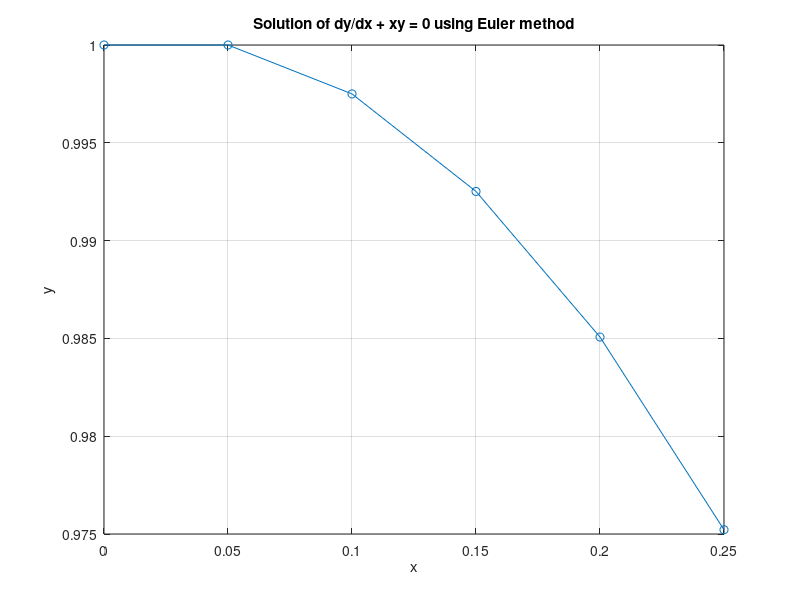

Write MATLAB code to recreate this figure.
clc
close all;
clear all;

% Define the differential equation
f = @(x, y) -x*y; 

% Initial condition
x0 = 0;
y0 = 1;

% Step size
h = 0.05; % Adjust step size as needed

% End point
x_end = 0.25;

% Number of steps
n = ceil((x_end - x0) / h);

% Initialize arrays to store results
x_values = zeros(n+1, 1);
y_values = zeros(n+1, 1);

% Initial values
x_values(1) = x0;
y_values(1) = y0;

% Euler's method
for i = 1:n
    x_values(i+1) = x_values(i) + h;
    y_values(i+1) = y_values(i) + h * f(x_values(i), y_values(i));
end

% Plot the results
plot(x_values, y_values, 'o-');
xlabel('x');
ylabel('y');
title('Solution of dy/dx + xy = 0 using Euler method');
grid on;